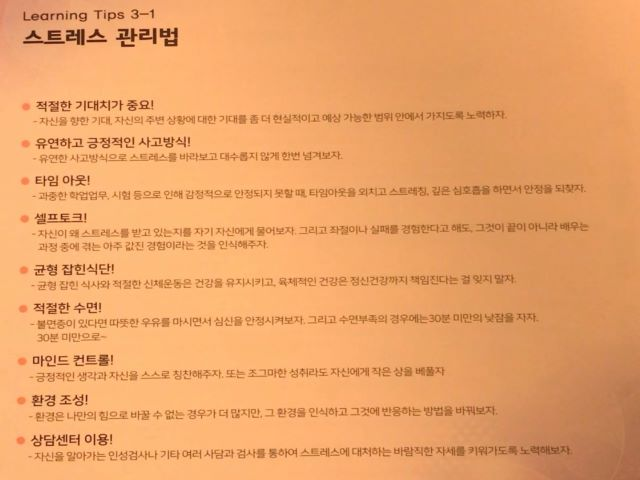
//> input picture HW9/adaptive_1.jpg, 640 x 480 px
$ ./assignment9_21800147   (built with g++ and OpenCV 4)
//> lines starting //> are read from the running program, lines starting //| are printed output that depends on the picture; after the words box and inside, x2 and y2 are one past the last pixel; in counts of white or black regions, pixels touching at a corner belong together
#include "cv.hpp"
#include <iostream>

using namespace cv;
using namespace std;

int main(){

    Mat finger, adaptive_1, adaptive;
    finger = imread("Finger.png", 0);
//> Finger.png cannot be read in this run, so this picture is empty
    adaptive_1 = imread("adaptive_1.jpg", 0);
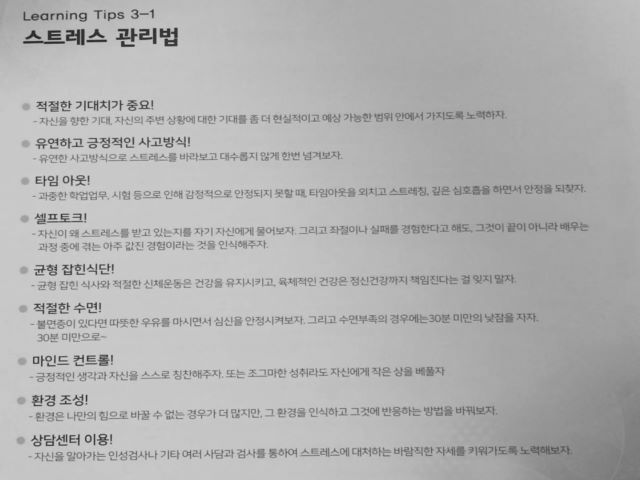
//> adaptive_1: 480 rows x 640 cols, CV_8UC1; min 24, max 224, mean 178
    adaptive = imread("adaptive.png", 0);
//> adaptive.png cannot be read in this run, so this picture is empty

    threshold(finger, finger, 0, 255, THRESH_BINARY | THRESH_OTSU);

    adaptiveThreshold(adaptive_1, adaptive_1, 255, ADAPTIVE_THRESH_MEAN_C, THRESH_BINARY, 19, 10);
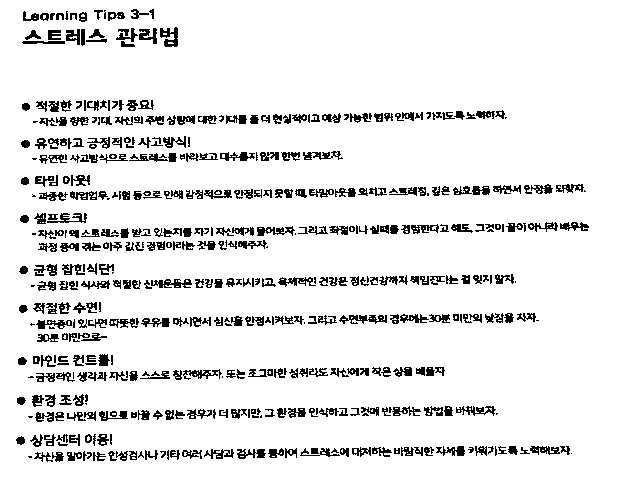
//> adaptive_1: 480 rows x 640 cols, CV_8UC1; 91.2% white; black in thin lines or dots, all inside (x1, y1, x2, y2) = (16, 9, 589, 462)

//> (the run ends here: the program stops with an error, at `adaptiveThreshold(adaptive, adaptive, 255, ADAPTIVE_THRESH_MEAN_C, THR..`)
